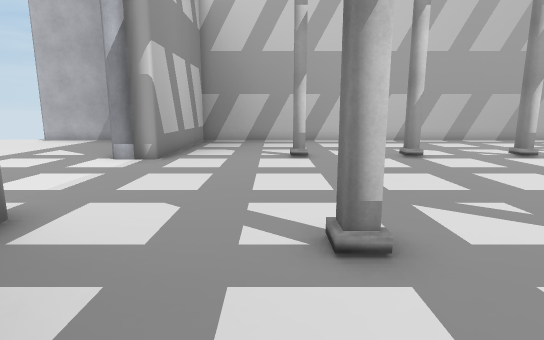
[1] (above)

23 first-person views from a walk through a 3-D level made in the Unity game engine. The camera is 1.5 m above the floor, tilts 10° down and sees 80° across. The floor is counted in squares, 1 m on a side. Each view is taken from the middle of a square. On the plan, view 1 faces up. The plan holds only what a view shows up to about 15 squares ahead; the rest is blank. The place goes on beyond the plan. The player character is not drawn. Some surface patterns are stand-ins.

[2]
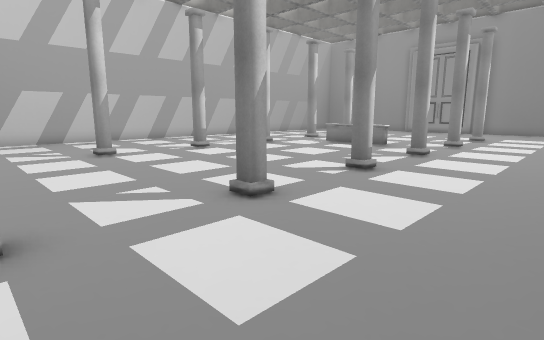

[3]
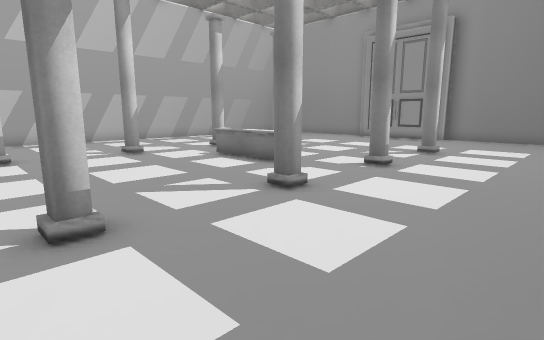

[4]
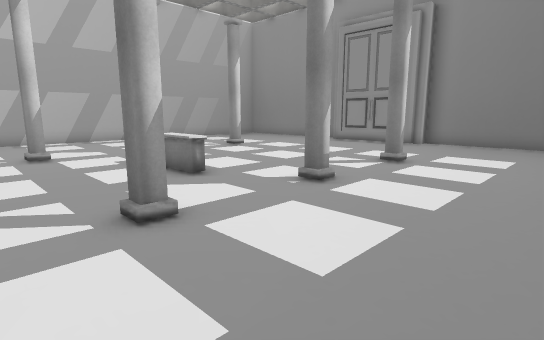

[5]
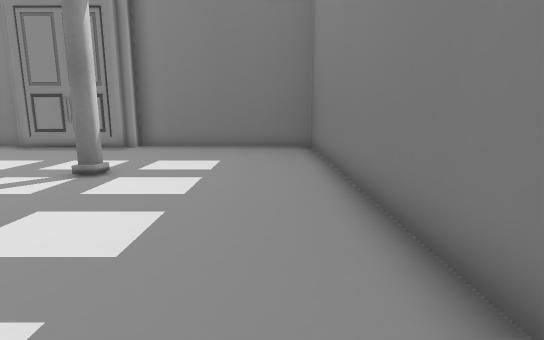

[6]
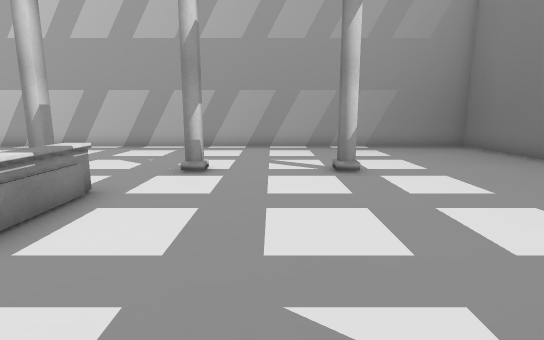

[7]
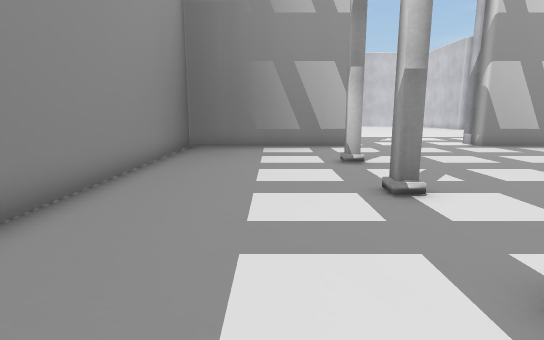

[8]
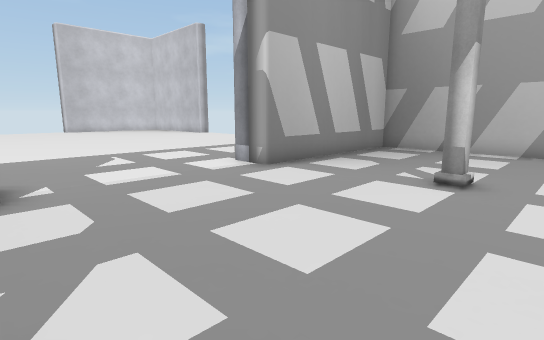

[9]
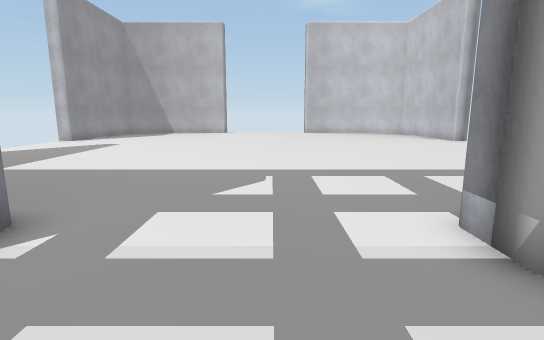

[10]
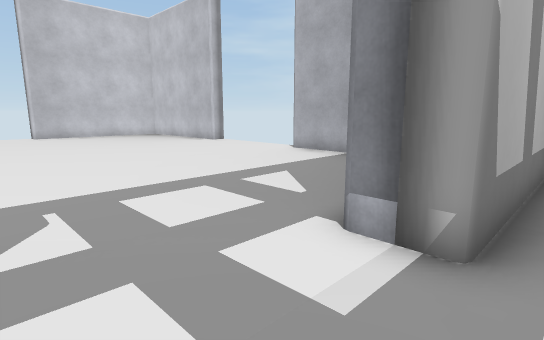

[11]
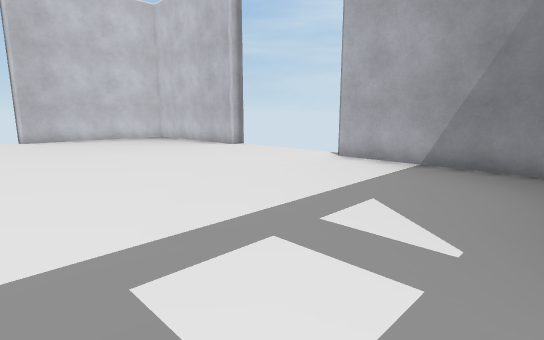

[12]
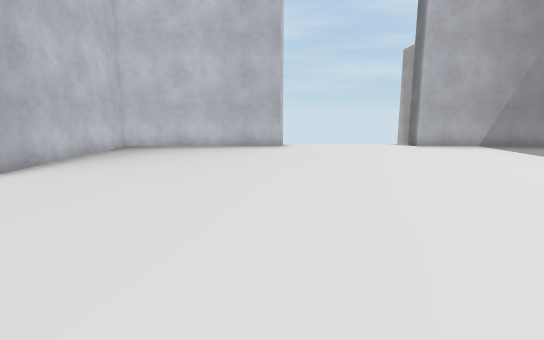

[13]
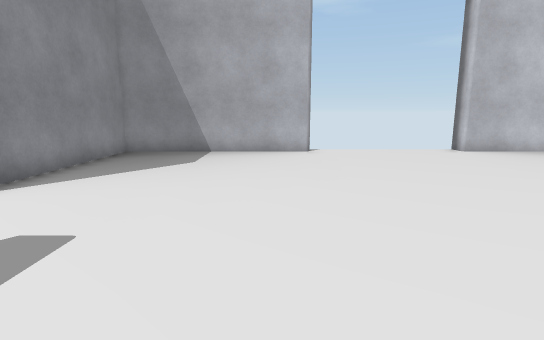

[14]
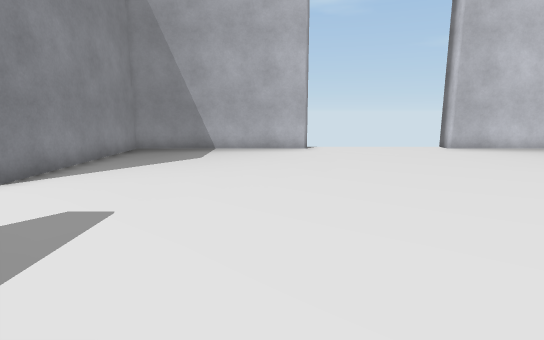

[15]
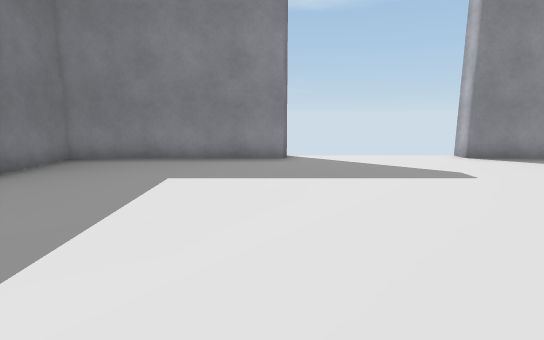

[16]
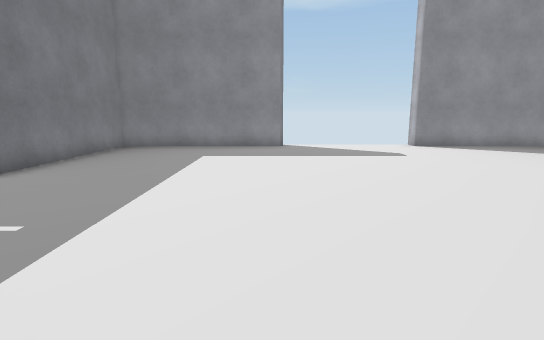

[17]
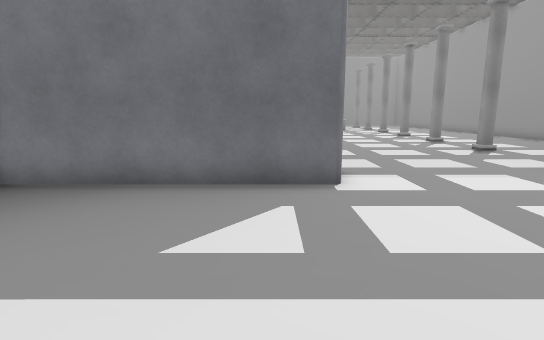

[18]
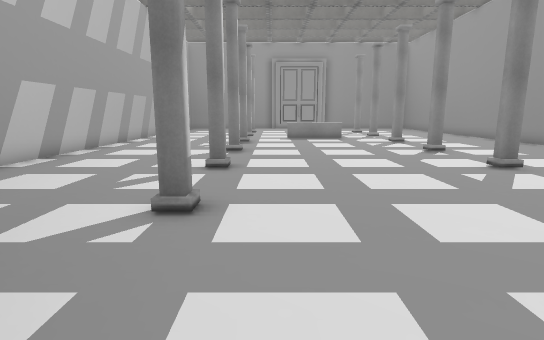

[19]
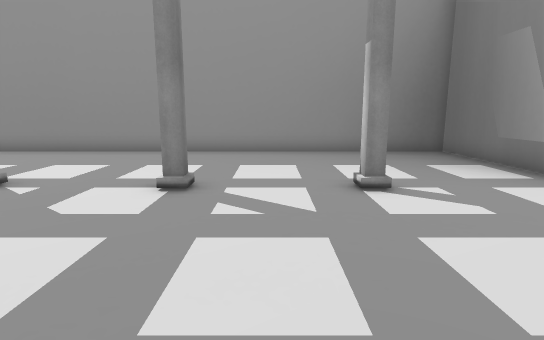

[20]
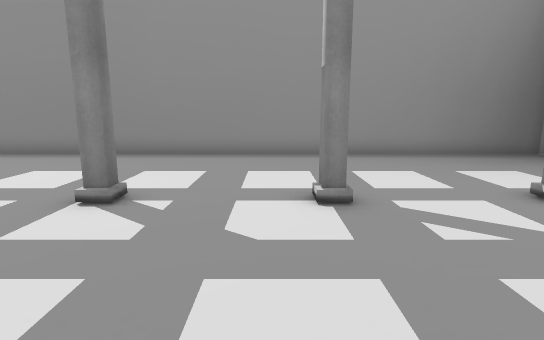

[21]
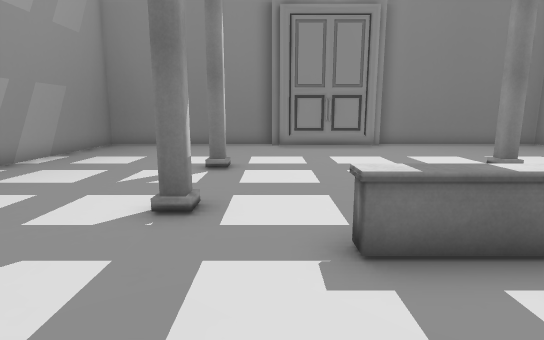

[22]
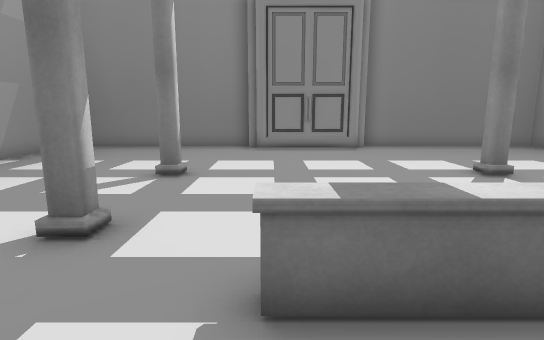

[23]
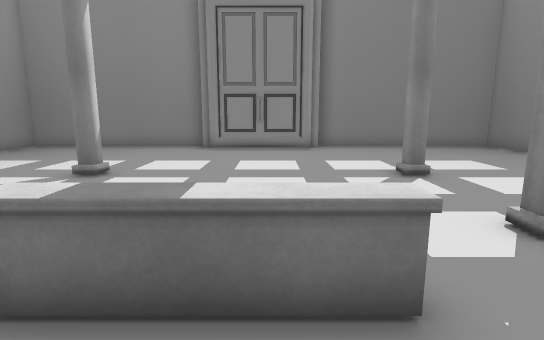

### Floor plan
Points are (right, up) in squares from view 1. A wall is a line through its corners. A room is listed if a view was taken in it or the views show most of it. See-through windows are left out.
Room 1 (views 1, 2, 3, 4, 5, 6, 7, 8, 9, 10, 11, 12, 13, 14, 15, 16, 17, 18, 19, 20, 21, 22, 23)
walls: (-3.7, 4.4) (-3.7, -2.8) (27.7, -2.8) (27.7, 5); (-12.4, -2.8) (-5.3, -2.8) (-5.3, 4.1); (-18.6, 17.8) (-25.7, 17.8) (-25.7, 10.5) (-26.5, 10.5); (27.7, 10) (27.7, 17.8) (-3.7, 17.8) (-3.7, 10.5) (-5.3, 10.5) (-5.3, 17.8) (-12.4, 17.8); (-25.7, 4.4) (-25.7, -2.8) (-18.5, -2.8) (-18.5, -3.5)
objects: column (1, 3) to (1, 4); column (1, 11) to (1, 12); column (5, 3) to (5, 4); column (5, 11) to (5, 12); column (9, 3) to (9, 4); column (9, 11) to (9, 12); column (13, 3) to (13, 4); column (13, 11) to (13, 12); other object (15, 6) to (15, 9); column (17, 3) to (17, 4); column (17, 11) to (17, 12); column (21, 3) to (21, 4); column (21, 11) to (21, 12); other object (27, 7) to (27, 8)

Positions as (right, up) in squares from view 1, and headings:
1: (0, 0), facing up
2: (1, -1), facing up-right
3: (8, -1), facing up-right
4: (11, -1), facing up-right
5: (13, -1), facing right
6: (19, 3), facing up
7: (11, 1), facing left
8: (3, 4), facing up-left
9: (-1, 8), facing left
10: (-3, 7), facing up-left
11: (-6, 8), facing up-left
12: (-19, 3), facing up
13: (-13, 3), facing left
14: (-12, 3), facing left
15: (-12, 8), facing down
16: (-12, 12), facing down
17: (-12, 12), facing right
18: (-4, 10), facing right
19: (3, 10), facing down
20: (6, 9), facing down
21: (12, 10), facing right
22: (13, 9), facing right
23: (13, 7), facing right
